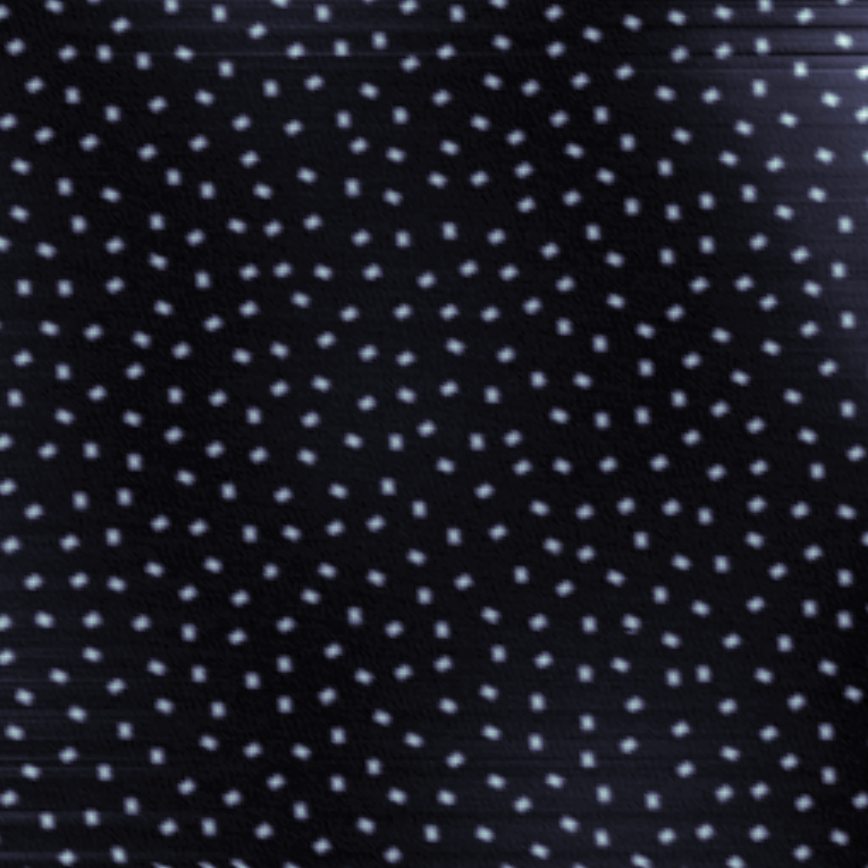
#> input picture test_images/Image_924 Image Z (m).jpg, 868 x 868 px
$ jupyter execute --allow-errors Phasechecker.ipynb   (shell and % lines are left out)   (older library calls are emulated)
#> lines starting #> are read from the running program, lines starting #| are printed output that depends on the picture
### phasecheck.py
#-----------------------------------------------------------------------------80
# NOTE: DOCUMENTATION FOR THIS FILE IS STILL IN PROGRESS

import freud
import matplotlib as mpl
import matplotlib.pyplot as plt
from matplotlib.collections import PatchCollection
from matplotlib.colors import Normalize, ListedColormap
from matplotlib.patches import Polygon
import matplotlib.animation
from matplotlib.animation import FuncAnimation
from IPython.display import display,HTML
import numpy as np
from scipy.optimize import curve_fit
from scipy.signal import find_peaks
from IPython.display import clear_output
from PIL import Image
import trackpy as tp
from sxmreader import SXMReader


# Definitions for various fitting functions
pwrlaw = lambda t, c, K, a: (K + c) * (t**a)
pwrlawD = lambda t, D, a: 4 * D * (t**a)
r2 = lambda y, ypred: np.abs(1 - np.sum((y - ypred)**2) / np.sum((y - np.mean(y))**2))
rmse = lambda y, ypred: np.sqrt(np.sum((y - ypred)**2) / len(y))
constfunc = lambda x, c: x/x*c

pwrlawdecay = lambda x, m,d,a: m * (x)**(-a)
#pwrlawdecay = lambda x, m,d,a: m * (x-d)**(-a)
pwrlawdecay2 = lambda x,m,d,a: m * (x)**(-a)+d

expdecay = lambda x, m,a: m * np.exp(-(x) / a)
expdecay2 = lambda x, m,d,a: m * np.exp(-(x) / a)+d

# [74 lines left out: functions function, get_cffits, not called in this run]

class imgdata:
    def __init__(self,path,filetype='SXM',**kwargs,):
        """Outputs image and trackpy data from path. path has to be size 1 tuple or list
        due to how SXMReader is used in molecule_tracker.
        """
        if filetype=='SXM':
            img = SXMReader(path, correct='lines')[0]
            self.sxm=True
            self.dims=[
                SXMReader(path).scans[0].size['real']['x']*10**9,
                SXMReader(path).scans[0].size['real']['y']*10**9]

        else:
            img = Image.open(path[0])
            img = img.resize((200,200), Image.ANTIALIAS)
            img=img.convert('L')
            img.shape=img.size
            img.ndim=2
            self.sxm=False
        self.img=img
        self.data=tp.locate(img,**kwargs).reset_index()


# [335 lines left out: functions plot_boops, plot_bocf, plot_tocf, plot_rdf, plot_ssf, plot_ssf2, not called in this run]

### sxmreader.py
import pims
import pySPM as spm
import numpy as np
from skimage.transform import resize
from skimage import exposure

#@pims.pipeline
#def gray(image):
#    return image[:, :, 1]  # Take just the green channel
#frames = gray(pims.open('../track_molecules/*.bmp'))

class SXMReader(pims.FramesSequence):
    def __init__(self, filename_pattern, channel = "Z", correct = None):
        self.filenames = filename_pattern
        self.scans = [spm.SXM(filename) for filename in self.filenames]
        self.smallest = 9999999
        self.z_data = []
        self.channel = channel
        for i, s in enumerate(self.scans):
            if channel == "Bias":
                pxs = s.get_channel("Bias").pixels
            else:
                if correct == "lines":
                    pxs = s.get_channel("Z").correct_lines().pixels
                elif correct == "plane":
                    pxs = s.get_channel("Z").correct_plane().pixels
                elif correct == "slope":
                    pxs = s.get_channel("Z").correct_slope().pixels
                else:
                    pxs = s.get_channel("Z").pixels

            f = open(self.filenames[i], "r", encoding='latin-1')
            lines = f.readlines()
            scan_up = [lines[i+1 % len(lines)] for i, x in enumerate(lines) if x == ':SCAN_DIR:\n'][0].strip() == 'up'
            if not scan_up:
                pxs = pxs[::-1]

            self.smallest = min(self.smallest, pxs.shape[0])
            self.z_data.append(pxs)
        self._len = len(self.z_data)
        self._dtype = np.float32
        self._frame_shape = (self.smallest, self.smallest)
        self.scan_size = self.scans[0].size
        self.meters_per_pixel = self.scan_size['real']['x']/ self.smallest

    # [13 lines left out: function get_frame, not called in this run]

    def __len__(self):
        return self._len

    def __setitem__(self, key, value):
        self.z_data[key] = value

    @property
    def frame_shape(self):
        return self._frame_shape

    @property
    def pixel_type(self):
        return self._dtype

### Phasechecker.ipynb
[cell 1]
import phasecheck as pc
import sxmreader as sxm
import trackpy as tp
import matplotlib.pyplot as plt
from PIL import Image
from sxmreader import SXMReader
import numpy as np
import pandas as pd
from scipy.signal import find_peaks
from phasecheck import get_cffits

#> (a cell that did not finish here is left out)

[cell 3]
#Getting data with SXM

path=['test_images/Image_668.sxm']
#> (the rest of this cell did not finish here and is left out)

[cell 4]
#Getting data with jpg/png
path=['test_images/Image_924 Image Z (m).jpg']
_kwargs={
    'diameter':5,
    'maxsize':200,
    'minmass':1,
    'separation':2,}
img = Image.open(path[0])
#> img is the input picture: PIL image 868x868 RGB; mean R, G, B 26.5, 27, 35.3
#This part just to get img readable for trackpy
img = img.resize((200,200), Image.ANTIALIAS)
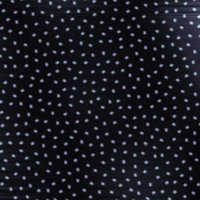
#> img: PIL image 200x200 RGB; mean R, G, B 26.5, 27, 35.3
img=img.convert('L')
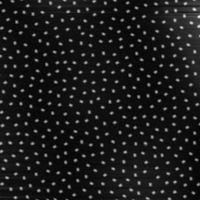
#> img: PIL image 200x200 L; min 2, max 244, mean 27.8
img.ndim=2
img.shape=img.size
#> img.shape = (200, 200)

#> (the rest of this cell did not finish here and is left out)

[cell 5]
path=[f'test_images/Image_372.sxm']

#> (the rest of this cell did not finish here and is left out)

ydim=SXMReader(path).scans[0].size['real']['y']*1e9
ydim

[cell 6]
#The two cells above are esentially done when initializing a
#phasecheck.imgdata instance

_kwargs={
    'diameter':7,
    'maxsize':300,
    'minmass':1,
    'separation':7

    ,}

path=[f'test_images/Image_107.sxm']
#> (the rest of this cell did not finish here and is left out)
